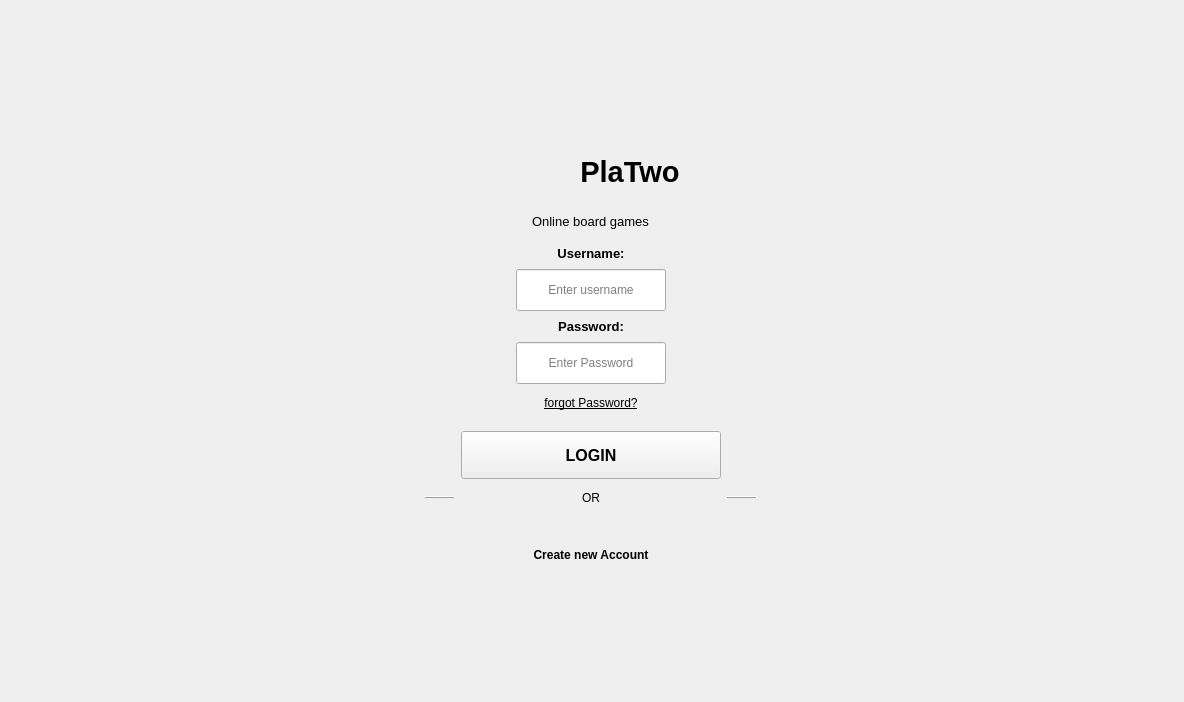
<?xml version="1.0" encoding="UTF-8"?>
<ui version="4.0">
 <class>loginPage</class>
 <widget class="QWidget" name="loginPage">
  <property name="geometry">
   <rect>
    <x>0</x>
    <y>0</y>
    <width>1184</width>
    <height>702</height>
   </rect>
  </property>
  <property name="windowTitle">
   <string>Form</string>
  </property>
  <layout class="QHBoxLayout" name="horizontalLayout_2">
   <item>
    <spacer name="horizontalSpacer_4">
     <property name="orientation">
      <enum>Qt::Orientation::Horizontal</enum>
     </property>
     <property name="sizeHint" stdset="0">
      <size>
       <width>40</width>
       <height>20</height>
      </size>
     </property>
    </spacer>
   </item>
   <item>
    <layout class="QVBoxLayout" name="verticalLayoutLoginCard">
     <property name="spacing">
      <number>12</number>
     </property>
     <property name="leftMargin">
      <number>40</number>
     </property>
     <property name="topMargin">
      <number>40</number>
     </property>
     <property name="rightMargin">
      <number>40</number>
     </property>
     <property name="bottomMargin">
      <number>40</number>
     </property>
     <item>
      <widget class="QWidget" name="logincard" native="true">
       <property name="minimumSize">
        <size>
         <width>380</width>
         <height>600</height>
        </size>
       </property>
       <property name="maximumSize">
        <size>
         <width>450</width>
         <height>600</height>
        </size>
       </property>
       <layout class="QVBoxLayout" name="verticalLayout_3">
        <property name="rightMargin">
         <number>11</number>
        </property>
        <item>
         <layout class="QVBoxLayout" name="verticalLayout_4">
          <property name="spacing">
           <number>8</number>
          </property>
          <property name="leftMargin">
           <number>40</number>
          </property>
          <property name="topMargin">
           <number>40</number>
          </property>
          <property name="rightMargin">
           <number>40</number>
          </property>
          <property name="bottomMargin">
           <number>40</number>
          </property>
          <item>
           <spacer name="verticalSpacer_2">
            <property name="orientation">
             <enum>Qt::Orientation::Vertical</enum>
            </property>
            <property name="sizeHint" stdset="0">
             <size>
              <width>20</width>
              <height>40</height>
             </size>
            </property>
           </spacer>
          </item>
          <item>
           <widget class="QWidget" name="widget_title" native="true">
            <layout class="QVBoxLayout" name="verticalLayout_5">
             <item>
              <layout class="QHBoxLayout" name="horizontalLayout">
               <item>
                <spacer name="horizontalSpacer_3">
                 <property name="orientation">
                  <enum>Qt::Orientation::Horizontal</enum>
                 </property>
                 <property name="sizeHint" stdset="0">
                  <size>
                   <width>40</width>
                   <height>20</height>
                  </size>
                 </property>
                </spacer>
               </item>
               <item>
                <widget class="QLabel" name="label_logo">
                 <property name="minimumSize">
                  <size>
                   <width>72</width>
                   <height>72</height>
                  </size>
                 </property>
                 <property name="maximumSize">
                  <size>
                   <width>72</width>
                   <height>72</height>
                  </size>
                 </property>
                 <property name="text">
                  <string/>
                 </property>
                 <property name="pixmap">
                  <pixmap>:/icons/logo.png</pixmap>
                 </property>
                 <property name="scaledContents">
                  <bool>true</bool>
                 </property>
                 <property name="alignment">
                  <set>Qt::AlignmentFlag::AlignCenter</set>
                 </property>
                </widget>
               </item>
               <item>
                <widget class="QLabel" name="label_title">
                 <property name="font">
                  <font>
                   <pointsize>22</pointsize>
                   <bold>true</bold>
                  </font>
                 </property>
                 <property name="text">
                  <string>PlaTwo</string>
                 </property>
                 <property name="alignment">
                  <set>Qt::AlignmentFlag::AlignCenter</set>
                 </property>
                </widget>
               </item>
               <item>
                <spacer name="horizontalSpacer_6">
                 <property name="orientation">
                  <enum>Qt::Orientation::Horizontal</enum>
                 </property>
                 <property name="sizeHint" stdset="0">
                  <size>
                   <width>40</width>
                   <height>20</height>
                  </size>
                 </property>
                </spacer>
               </item>
              </layout>
             </item>
             <item alignment="Qt::AlignmentFlag::AlignHCenter">
              <widget class="QLabel" name="label_subtitle">
               <property name="font">
                <font>
                 <pointsize>10</pointsize>
                </font>
               </property>
               <property name="text">
                <string>Online board games</string>
               </property>
               <property name="alignment">
                <set>Qt::AlignmentFlag::AlignCenter</set>
               </property>
              </widget>
             </item>
            </layout>
           </widget>
          </item>
          <item>
           <widget class="QLabel" name="label_username">
            <property name="font">
             <font>
              <pointsize>10</pointsize>
              <bold>true</bold>
             </font>
            </property>
            <property name="text">
             <string>Username:</string>
            </property>
            <property name="alignment">
             <set>Qt::AlignmentFlag::AlignCenter</set>
            </property>
           </widget>
          </item>
          <item alignment="Qt::AlignmentFlag::AlignHCenter">
           <widget class="QLineEdit" name="lineEdit_username">
            <property name="minimumSize">
             <size>
              <width>150</width>
              <height>42</height>
             </size>
            </property>
            <property name="maximumSize">
             <size>
              <width>300</width>
              <height>16777215</height>
             </size>
            </property>
            <property name="toolTip">
             <string>&lt;html&gt;&lt;head/&gt;&lt;body&gt;&lt;p&gt;Enter Your &lt;span style=&quot; font-weight:700;&quot;&gt;Username&lt;/span&gt;&lt;/p&gt;&lt;/body&gt;&lt;/html&gt;</string>
            </property>
            <property name="alignment">
             <set>Qt::AlignmentFlag::AlignCenter</set>
            </property>
            <property name="placeholderText">
             <string>Enter username</string>
            </property>
           </widget>
          </item>
          <item>
           <widget class="QLabel" name="label_password">
            <property name="font">
             <font>
              <pointsize>10</pointsize>
              <bold>true</bold>
             </font>
            </property>
            <property name="text">
             <string>Password:</string>
            </property>
            <property name="alignment">
             <set>Qt::AlignmentFlag::AlignCenter</set>
            </property>
           </widget>
          </item>
          <item alignment="Qt::AlignmentFlag::AlignHCenter">
           <widget class="QLineEdit" name="lineEdit_password">
            <property name="minimumSize">
             <size>
              <width>150</width>
              <height>42</height>
             </size>
            </property>
            <property name="maximumSize">
             <size>
              <width>260</width>
              <height>16777215</height>
             </size>
            </property>
            <property name="toolTip">
             <string>&lt;html&gt;&lt;head/&gt;&lt;body&gt;&lt;p&gt;Enter Your &lt;span style=&quot; font-weight:700;&quot;&gt;Password&lt;/span&gt;&lt;/p&gt;&lt;/body&gt;&lt;/html&gt;</string>
            </property>
            <property name="echoMode">
             <enum>QLineEdit::EchoMode::Password</enum>
            </property>
            <property name="alignment">
             <set>Qt::AlignmentFlag::AlignCenter</set>
            </property>
            <property name="placeholderText">
             <string>Enter Password</string>
            </property>
           </widget>
          </item>
          <item alignment="Qt::AlignmentFlag::AlignHCenter">
           <widget class="QPushButton" name="pushButton_forgot">
            <property name="font">
             <font>
              <underline>true</underline>
             </font>
            </property>
            <property name="text">
             <string>forgot Password?</string>
            </property>
            <property name="flat">
             <bool>true</bool>
            </property>
           </widget>
          </item>
          <item>
           <widget class="QWidget" name="widget_actions" native="true">
            <layout class="QVBoxLayout" name="verticalLayout_6">
             <item>
              <layout class="QGridLayout" name="gridLayout">
               <item row="1" column="2">
                <widget class="QFrame" name="frame">
                 <property name="frameShape">
                  <enum>QFrame::Shape::HLine</enum>
                 </property>
                 <property name="frameShadow">
                  <enum>QFrame::Shadow::Raised</enum>
                 </property>
                </widget>
               </item>
               <item row="1" column="0">
                <widget class="QFrame" name="frame_2">
                 <property name="frameShape">
                  <enum>QFrame::Shape::HLine</enum>
                 </property>
                 <property name="frameShadow">
                  <enum>QFrame::Shadow::Raised</enum>
                 </property>
                </widget>
               </item>
               <item row="0" column="1">
                <widget class="QPushButton" name="pushButton_login">
                 <property name="minimumSize">
                  <size>
                   <width>260</width>
                   <height>48</height>
                  </size>
                 </property>
                 <property name="font">
                  <font>
                   <pointsize>12</pointsize>
                   <bold>true</bold>
                  </font>
                 </property>
                 <property name="text">
                  <string>LOGIN</string>
                 </property>
                </widget>
               </item>
               <item row="1" column="1" alignment="Qt::AlignmentFlag::AlignHCenter">
                <widget class="QLabel" name="label_or">
                 <property name="minimumSize">
                  <size>
                   <width>0</width>
                   <height>25</height>
                  </size>
                 </property>
                 <property name="text">
                  <string>OR</string>
                 </property>
                </widget>
               </item>
               <item row="0" column="2">
                <spacer name="horizontalSpacer_2">
                 <property name="orientation">
                  <enum>Qt::Orientation::Horizontal</enum>
                 </property>
                 <property name="sizeHint" stdset="0">
                  <size>
                   <width>40</width>
                   <height>20</height>
                  </size>
                 </property>
                </spacer>
               </item>
               <item row="0" column="0">
                <spacer name="horizontalSpacer">
                 <property name="orientation">
                  <enum>Qt::Orientation::Horizontal</enum>
                 </property>
                 <property name="sizeHint" stdset="0">
                  <size>
                   <width>40</width>
                   <height>20</height>
                  </size>
                 </property>
                </spacer>
               </item>
               <item row="3" column="1">
                <widget class="QPushButton" name="pushButton_create_sign">
                 <property name="font">
                  <font>
                   <bold>true</bold>
                  </font>
                 </property>
                 <property name="text">
                  <string>Create new Account</string>
                 </property>
                 <property name="flat">
                  <bool>true</bool>
                 </property>
                </widget>
               </item>
               <item row="2" column="1">
                <spacer name="verticalSpacer">
                 <property name="orientation">
                  <enum>Qt::Orientation::Vertical</enum>
                 </property>
                 <property name="sizeHint" stdset="0">
                  <size>
                   <width>20</width>
                   <height>40</height>
                  </size>
                 </property>
                </spacer>
               </item>
              </layout>
             </item>
            </layout>
           </widget>
          </item>
          <item>
           <spacer name="verticalSpacer_7">
            <property name="orientation">
             <enum>Qt::Orientation::Vertical</enum>
            </property>
            <property name="sizeHint" stdset="0">
             <size>
              <width>20</width>
              <height>40</height>
             </size>
            </property>
           </spacer>
          </item>
         </layout>
        </item>
       </layout>
      </widget>
     </item>
    </layout>
   </item>
   <item>
    <spacer name="horizontalSpacer_5">
     <property name="orientation">
      <enum>Qt::Orientation::Horizontal</enum>
     </property>
     <property name="sizeHint" stdset="0">
      <size>
       <width>40</width>
       <height>20</height>
      </size>
     </property>
    </spacer>
   </item>
  </layout>
 </widget>
 <resources/>
 <connections/>
</ui>
